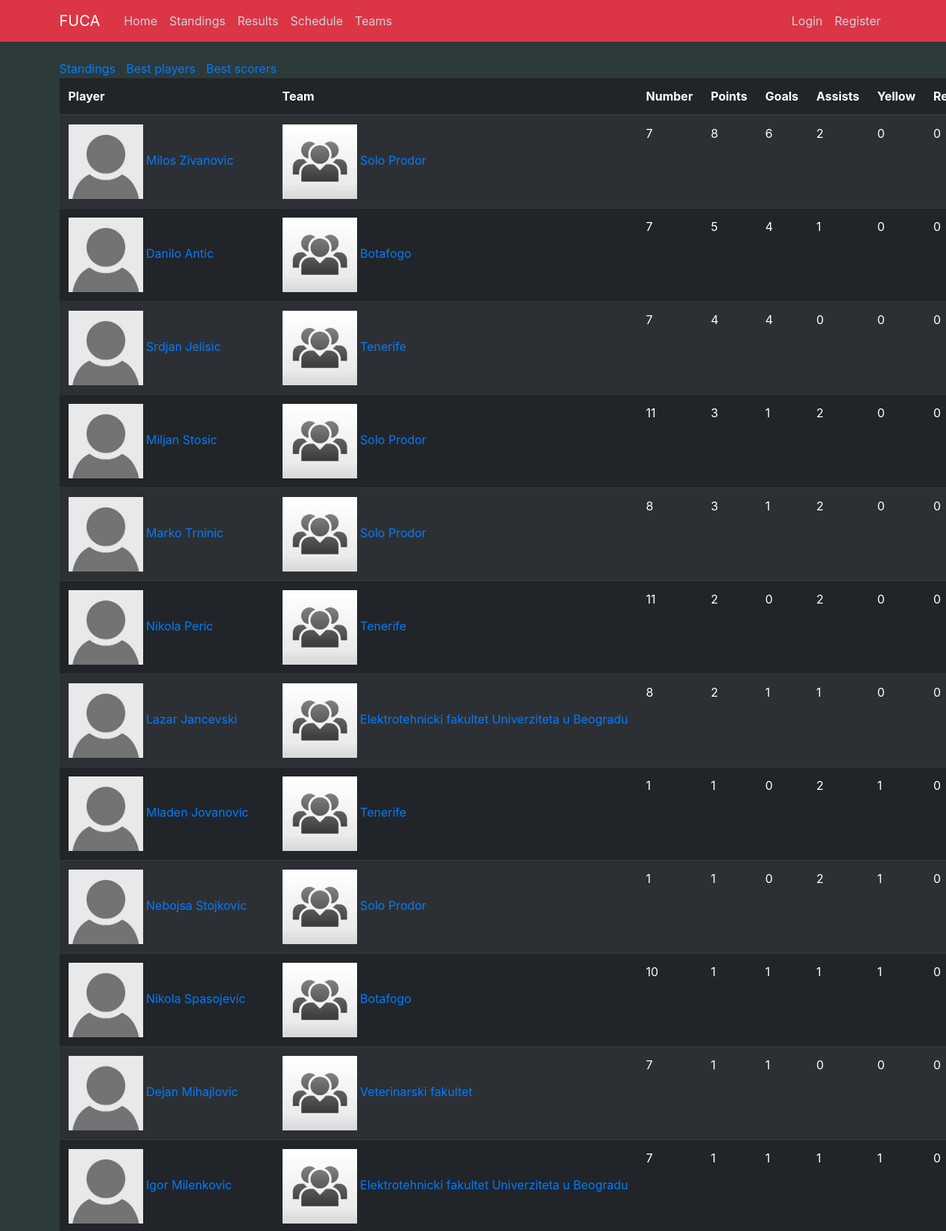
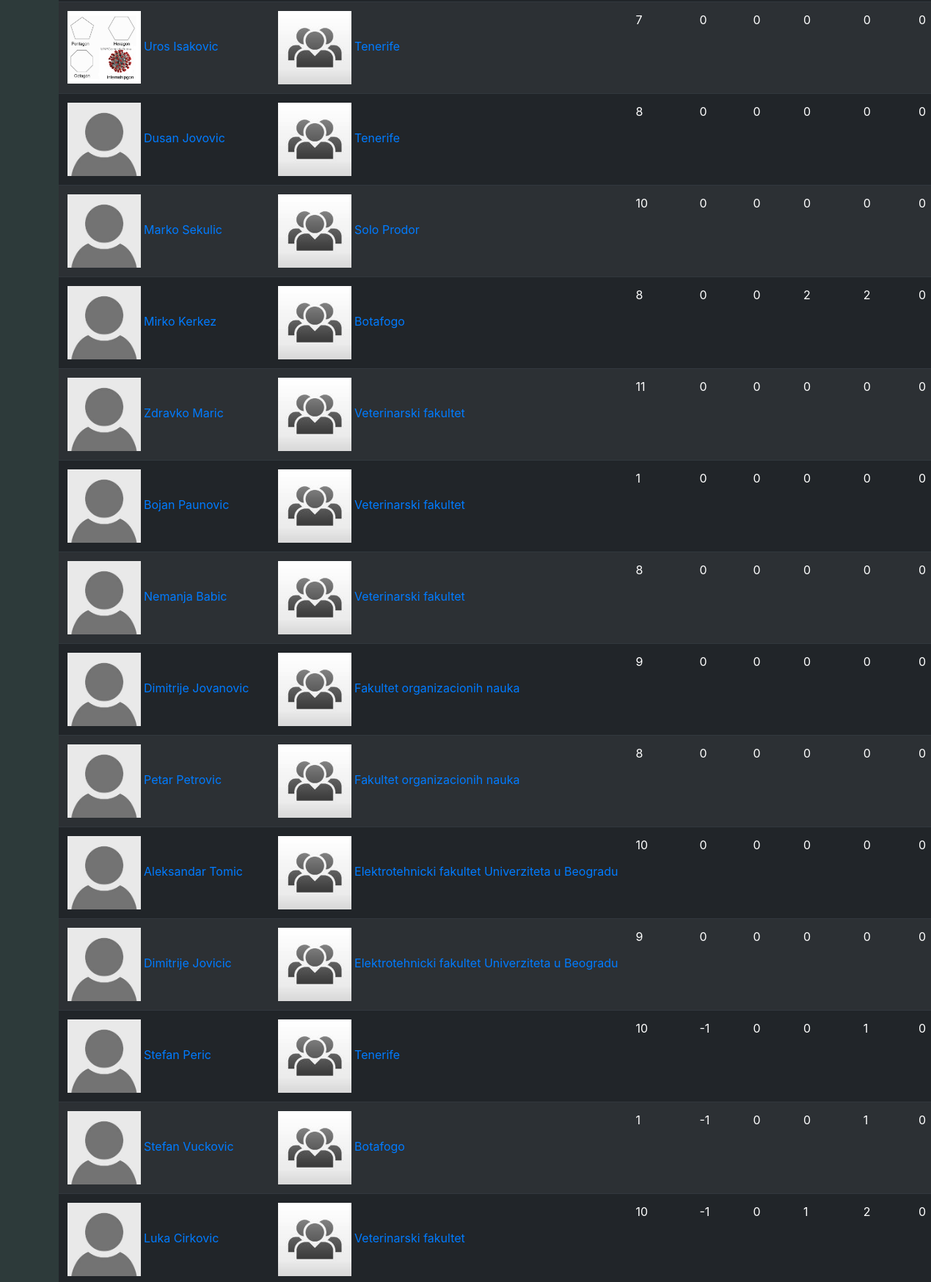
Page /bestplayers (upper part) on the committed database (2 pictures, top to bottom).
### fuca/models.py (models this page shows, shortened)
class Player(db.Model, UserMixin):
    __tablename__ = 'player'
    id          = db.Column(db.Integer,     primary_key=True)
    name        = db.Column(db.String(100), nullable=False)
    birthdate   = db.Column(db.DateTime,    nullable=False)
    number      = db.Column(db.Integer,     nullable=False)
    image       = db.Column(db.String(20),  nullable=False, default='default.jpg')
    email       = db.Column(db.String(120), unique=True,    nullable=False)
    password    = db.Column(db.String(60))
    registered  = db.Column(db.Boolean, default=False)
    team_id     = db.Column(db.Integer, db.ForeignKey('team.id'), nullable=False)
    statistics  = db.relationship('Statistics', backref='player', lazy=True)
    def goals(self):
        goals = 0
        for stat in self.statistics:
            goals += stat.goals
        return goals
    def assists(self):
        assists = 0
        for stat in self.statistics:
            assists += stat.assists
        return assists
    def red(self):
        red = 0
        for stat in self.statistics:
            red += stat.red
        return red
    def yellow(self):
        yellow = 0
        for stat in self.statistics:
            yellow += stat.yellow
        return yellow
    def points(self):
        return self.goals() + self.assists() - self.yellow() - 2 * self.red()
    def jinja_dict(self):
        return {'name'          : self.name,
                'birthdate'     : self.birthdate,
                'image'         : self.image,
                'email'         : self.email,
                'team'          : self.team,
                'number'        : self.number,
                'goals'         : self.goals(),
                'assists'       : self.assists(),
                'red'           : self.red(),
                'yellow'        : self.yellow(),
                'points'        : self.points(),
                'id'            : self.id,
                'team_id'       : self.team_id}

class Team(db.Model):
    __tablename__ = 'team'
    id          = db.Column(db.Integer,     primary_key=True)
    name        = db.Column(db.String(100), nullable=False, unique=True)
    matches     = db.Column(db.Integer,     nullable=False, default=0)
    wins        = db.Column(db.Integer,     nullable=False, default=0)
    losses      = db.Column(db.Integer,     nullable=False, default=0)
    draws       = db.Column(db.Integer,     nullable=False, default=0)
    goal_diff   = db.Column(db.Integer,     nullable=False, default=0)
    logo_image  = db.Column(db.String(20),  nullable=False, default='default.jpg')
    captain_id  = db.Column(db.Integer, db.ForeignKey('player.id'))
    host_matches    = db.relationship('Match',  backref='host_team',    lazy=True,  foreign_keys=Match.host_team_id)
    guest_matches   = db.relationship('Match',  backref='guest_team',   lazy=True,  foreign_keys=Match.guest_team_id)
    players         = db.relationship('Player', backref='team',         lazy=True,  foreign_keys=Player.team_id)

### fuca/routes/standings_routes.py (the view)
@app.route("/bestplayers")
def bestplayers():
    players_db = Player.query.all()
    players = [player.jinja_dict() for player in players_db]
    players = sorted(players, key=lambda player: player['points'])[::-1]
    for player in players:
        player['image'] = url_for('static', filename='images/players/{}'.format(player['image']))
        player['team_id'] = player['team'].id
        player['team_name'] = player['team'].name
        player['team_logo'] = url_for('static', filename='images/teams/{}'.format(player['team'].logo_image))
    return render_template('standings/best-players.html', players=players, title='Best Players')

### fuca/templates/standings/best-players.html
{% extends 'standings/standings-layout.html' %}
{% block standings_content %}
    <table class="table table-dark table-striped table-hover">
        <thead>
            <th>Player</th>
            <th>Team</th>
            <th>Number</th>
            <th>Points</th>
            <th>Goals</th>
            <th>Assists</th>
            <th>Yellow</th>
            <th>Red</th>
        </thead>
        {% for player in players %}
            <tr>
                <td style="white-space:nowrap">
                    <a href="{{ url_for('player', id=player.id)}}">
                        <img src="{{ player.image }}" width="100">
                        {{ player.name }}
                    </a>
                </td>
                <td style="white-space:nowrap">
                    <a href="{{ url_for('team', id=player.team_id)}}">
                        <img src="{{ player.team_logo }}" width="100">
                        {{ player.team_name }}
                    </a>
                </td>
                <td>{{ player.number }}</td>
                <td>{{ player.points }}</td>
                <td>{{ player.goals }}</td>
                <td>{{ player.assists }}</td>
                <td>{{ player.yellow }}</td>
                <td>{{ player.red }}</td>
            </tr>
        {% endfor %}
    </table>
{% endblock standings_content %}

### fuca/static/main.css (style rules this page uses)
body { background: #fafafa; color: #333333; margin-top: 5rem; }
.dark-background { background-color:#2D3A3A; }

### rows in the picture
Player: name "Milos Zivanovic"
Team: team_name "Solo Prodor" "Solo Prodor" "Solo Prodor" "Solo Prodor" "Solo Prodor"
Player: name "Danilo Antic"
Team: team_name "Botafogo" "Botafogo" "Botafogo" "Botafogo"
Player: name "Srdjan Jelisic"
Team: team_name "Tenerife" "Tenerife" "Tenerife" "Tenerife" "Tenerife" "Tenerife"
Player: name "Miljan Stosic"
Player: name "Marko Trninic"
Player: name "Nikola Peric"
Player: name "Lazar Jancevski", team_name "Elektrotehnicki fakultet Univerziteta u Beogradu", number "8", points "2", goals "1", assists "1", yellow "0", red "0"
Player: name "Mladen Jovanovic"
Player: name "Nebojsa Stojkovic"
Player: name "Nikola Spasojevic"
Player: name "Dejan Mihajlovic"
Team: team_name "Veterinarski fakultet" "Veterinarski fakultet" "Veterinarski fakultet" "Veterinarski fakultet"
Player: name "Igor Milenkovic"
Team: team_name "Elektrotehnicki fakultet Univerziteta u Beogradu" "Elektrotehnicki fakultet Univerziteta u Beogradu" "Elektrotehnicki fakultet Univerziteta u Beogradu"
Player: name "Uros Isakovic"
Player: name "Dusan Jovovic"
Player: name "Marko Sekulic"
Player: name "Mirko Kerkez"
Player: name "Zdravko Maric"
Player: name "Bojan Paunovic"
Player: name "Nemanja Babic"
Player: name "Dimitrije Jovanovic"
Team: team_name "Fakultet organizacionih nauka" "Fakultet organizacionih nauka"
Player: name "Petar Petrovic"
Player: name "Aleksandar Tomic"
Player: name "Dimitrije Jovicic"
Player: name "Stefan Peric"
Player: name "Stefan Vuckovic"
Player: name "Luka Cirkovic", team_name "Veterinarski fakultet", number "10", points "-1", goals "0", assists "1", yellow "2", red "0"

### other values in the picture
{{ player.number }} "7" "7" "7" "11" "8" "11" "1" "1" "10" "7" "7" "7" "8" "10" "8" "11" "1" "8" "9" "8" "10" "9" "10" "1"
{{ player.points }} "8" "5" "4" "3" "3" "2" "1" "1" "1" "1" "1" "0" "0" "0" "0" "0" "0" "0" "0" "0" "0" "0" "-1" "-1"
{{ player.goals }} "6" "4" "4" "1" "1" "0" "0" "0" "1" "1" "1" "0" "0" "0" "0" "0" "0" "0" "0" "0" "0" "0" "0" "0"
{{ player.assists }} "2" "1" "0" "2" "2" "2" "2" "2" "1" "0" "1" "0" "0" "0" "2" "0" "0" "0" "0" "0" "0" "0" "0" "0"
{{ player.yellow }} "0" "0" "0" "0" "0" "0" "1" "1" "1" "0" "1" "0" "0" "0" "2" "0" "0" "0" "0" "0" "0" "0" "1" "1"
{{ player.red }} "0" "0" "0" "0" "0" "0" "0" "0" "0" "0" "0" "0" "0" "0" "0" "0" "0" "0" "0" "0" "0" "0" "0" "0"
